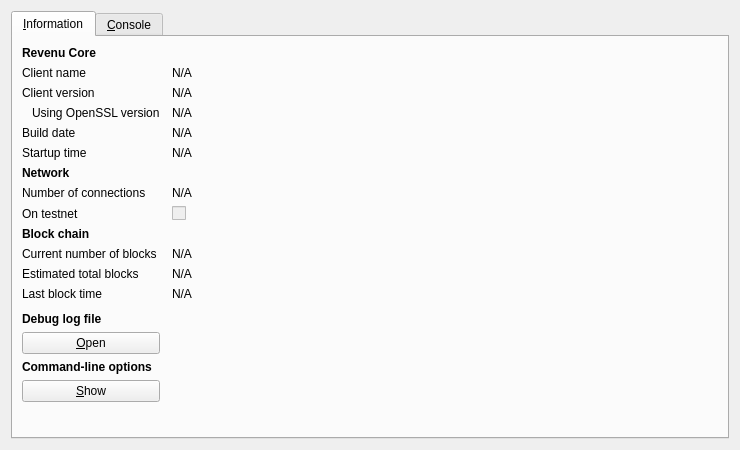
<?xml version="1.0" encoding="UTF-8"?>
<ui version="4.0">
 <class>RPCConsole</class>
 <widget class="QDialog" name="RPCConsole">
  <property name="geometry">
   <rect>
    <x>0</x>
    <y>0</y>
    <width>740</width>
    <height>450</height>
   </rect>
  </property>
  <property name="windowTitle">
   <string>Revenu - Debug window</string>
  </property>
  <layout class="QVBoxLayout" name="verticalLayout_2">
   <item>
    <widget class="QTabWidget" name="tabWidget">
     <property name="currentIndex">
      <number>0</number>
     </property>
     <widget class="QWidget" name="tab_info">
      <attribute name="title">
       <string>&amp;Information</string>
      </attribute>
      <layout class="QGridLayout" name="gridLayout" columnstretch="0,1">
       <property name="horizontalSpacing">
        <number>12</number>
       </property>
       <item row="0" column="0">
        <widget class="QLabel" name="label_9">
         <property name="font">
          <font>
           <weight>75</weight>
           <bold>true</bold>
          </font>
         </property>
         <property name="text">
          <string>Revenu Core</string>
         </property>
        </widget>
       </item>
       <item row="1" column="0">
        <widget class="QLabel" name="label_5">
         <property name="text">
          <string>Client name</string>
         </property>
        </widget>
       </item>
       <item row="1" column="1">
        <widget class="QLabel" name="clientName">
         <property name="cursor">
          <cursorShape>IBeamCursor</cursorShape>
         </property>
         <property name="text">
          <string>N/A</string>
         </property>
         <property name="textFormat">
          <enum>Qt::PlainText</enum>
         </property>
         <property name="textInteractionFlags">
          <set>Qt::LinksAccessibleByMouse|Qt::TextSelectableByKeyboard|Qt::TextSelectableByMouse</set>
         </property>
        </widget>
       </item>
       <item row="2" column="0">
        <widget class="QLabel" name="label_6">
         <property name="text">
          <string>Client version</string>
         </property>
        </widget>
       </item>
       <item row="2" column="1">
        <widget class="QLabel" name="clientVersion">
         <property name="cursor">
          <cursorShape>IBeamCursor</cursorShape>
         </property>
         <property name="text">
          <string>N/A</string>
         </property>
         <property name="textFormat">
          <enum>Qt::PlainText</enum>
         </property>
         <property name="textInteractionFlags">
          <set>Qt::LinksAccessibleByMouse|Qt::TextSelectableByKeyboard|Qt::TextSelectableByMouse</set>
         </property>
        </widget>
       </item>
       <item row="3" column="0">
        <widget class="QLabel" name="label_14">
         <property name="text">
          <string>Using OpenSSL version</string>
         </property>
         <property name="indent">
          <number>10</number>
         </property>
        </widget>
       </item>
       <item row="3" column="1">
        <widget class="QLabel" name="openSSLVersion">
         <property name="cursor">
          <cursorShape>IBeamCursor</cursorShape>
         </property>
         <property name="text">
          <string>N/A</string>
         </property>
         <property name="textFormat">
          <enum>Qt::PlainText</enum>
         </property>
         <property name="textInteractionFlags">
          <set>Qt::LinksAccessibleByMouse|Qt::TextSelectableByKeyboard|Qt::TextSelectableByMouse</set>
         </property>
        </widget>
       </item>
       <item row="4" column="0">
        <widget class="QLabel" name="label_12">
         <property name="text">
          <string>Build date</string>
         </property>
        </widget>
       </item>
       <item row="4" column="1">
        <widget class="QLabel" name="buildDate">
         <property name="cursor">
          <cursorShape>IBeamCursor</cursorShape>
         </property>
         <property name="text">
          <string>N/A</string>
         </property>
         <property name="textFormat">
          <enum>Qt::PlainText</enum>
         </property>
         <property name="textInteractionFlags">
          <set>Qt::LinksAccessibleByMouse|Qt::TextSelectableByKeyboard|Qt::TextSelectableByMouse</set>
         </property>
        </widget>
       </item>
       <item row="5" column="0">
        <widget class="QLabel" name="label_13">
         <property name="text">
          <string>Startup time</string>
         </property>
        </widget>
       </item>
       <item row="5" column="1">
        <widget class="QLabel" name="startupTime">
         <property name="cursor">
          <cursorShape>IBeamCursor</cursorShape>
         </property>
         <property name="text">
          <string>N/A</string>
         </property>
         <property name="textFormat">
          <enum>Qt::PlainText</enum>
         </property>
         <property name="textInteractionFlags">
          <set>Qt::LinksAccessibleByMouse|Qt::TextSelectableByKeyboard|Qt::TextSelectableByMouse</set>
         </property>
        </widget>
       </item>
       <item row="6" column="0">
        <widget class="QLabel" name="label_11">
         <property name="font">
          <font>
           <weight>75</weight>
           <bold>true</bold>
          </font>
         </property>
         <property name="text">
          <string>Network</string>
         </property>
        </widget>
       </item>
       <item row="7" column="0">
        <widget class="QLabel" name="label_7">
         <property name="text">
          <string>Number of connections</string>
         </property>
        </widget>
       </item>
       <item row="7" column="1">
        <widget class="QLabel" name="numberOfConnections">
         <property name="cursor">
          <cursorShape>IBeamCursor</cursorShape>
         </property>
         <property name="text">
          <string>N/A</string>
         </property>
         <property name="textFormat">
          <enum>Qt::PlainText</enum>
         </property>
         <property name="textInteractionFlags">
          <set>Qt::LinksAccessibleByMouse|Qt::TextSelectableByKeyboard|Qt::TextSelectableByMouse</set>
         </property>
        </widget>
       </item>
       <item row="8" column="0">
        <widget class="QLabel" name="label_8">
         <property name="text">
          <string>On testnet</string>
         </property>
        </widget>
       </item>
       <item row="8" column="1">
        <widget class="QCheckBox" name="isTestNet">
         <property name="enabled">
          <bool>false</bool>
         </property>
         <property name="text">
          <string/>
         </property>
        </widget>
       </item>
       <item row="9" column="0">
        <widget class="QLabel" name="label_10">
         <property name="font">
          <font>
           <weight>75</weight>
           <bold>true</bold>
          </font>
         </property>
         <property name="text">
          <string>Block chain</string>
         </property>
        </widget>
       </item>
       <item row="10" column="0">
        <widget class="QLabel" name="label_3">
         <property name="text">
          <string>Current number of blocks</string>
         </property>
        </widget>
       </item>
       <item row="10" column="1">
        <widget class="QLabel" name="numberOfBlocks">
         <property name="cursor">
          <cursorShape>IBeamCursor</cursorShape>
         </property>
         <property name="text">
          <string>N/A</string>
         </property>
         <property name="textFormat">
          <enum>Qt::PlainText</enum>
         </property>
         <property name="textInteractionFlags">
          <set>Qt::LinksAccessibleByMouse|Qt::TextSelectableByKeyboard|Qt::TextSelectableByMouse</set>
         </property>
        </widget>
       </item>
       <item row="11" column="0">
        <widget class="QLabel" name="label_4">
         <property name="text">
          <string>Estimated total blocks</string>
         </property>
        </widget>
       </item>
       <item row="11" column="1">
        <widget class="QLabel" name="totalBlocks">
         <property name="cursor">
          <cursorShape>IBeamCursor</cursorShape>
         </property>
         <property name="text">
          <string>N/A</string>
         </property>
         <property name="textFormat">
          <enum>Qt::PlainText</enum>
         </property>
         <property name="textInteractionFlags">
          <set>Qt::LinksAccessibleByMouse|Qt::TextSelectableByKeyboard|Qt::TextSelectableByMouse</set>
         </property>
        </widget>
       </item>
       <item row="12" column="0">
        <widget class="QLabel" name="label_2">
         <property name="text">
          <string>Last block time</string>
         </property>
        </widget>
       </item>
       <item row="12" column="1">
        <widget class="QLabel" name="lastBlockTime">
         <property name="cursor">
          <cursorShape>IBeamCursor</cursorShape>
         </property>
         <property name="text">
          <string>N/A</string>
         </property>
         <property name="textFormat">
          <enum>Qt::PlainText</enum>
         </property>
         <property name="textInteractionFlags">
          <set>Qt::LinksAccessibleByMouse|Qt::TextSelectableByKeyboard|Qt::TextSelectableByMouse</set>
         </property>
        </widget>
       </item>
       <item row="13" column="0">
        <spacer name="verticalSpacer_2">
         <property name="orientation">
          <enum>Qt::Vertical</enum>
         </property>
         <property name="sizeHint" stdset="0">
          <size>
           <width>20</width>
           <height>20</height>
          </size>
         </property>
        </spacer>
       </item>
       <item row="14" column="0">
        <widget class="QLabel" name="labelDebugLogfile">
         <property name="font">
          <font>
           <weight>75</weight>
           <bold>true</bold>
          </font>
         </property>
         <property name="text">
          <string>Debug log file</string>
         </property>
        </widget>
       </item>
       <item row="15" column="0">
        <widget class="QPushButton" name="openDebugLogfileButton">
         <property name="toolTip">
          <string>Open the Revenu debug log file from the current data directory. This can take a few seconds for large log files.</string>
         </property>
         <property name="text">
          <string>&amp;Open</string>
         </property>
         <property name="autoDefault">
          <bool>false</bool>
         </property>
        </widget>
       </item>
       <item row="16" column="0">
        <widget class="QLabel" name="labelCLOptions">
         <property name="font">
          <font>
           <weight>75</weight>
           <bold>true</bold>
          </font>
         </property>
         <property name="text">
          <string>Command-line options</string>
         </property>
        </widget>
       </item>
       <item row="17" column="0">
        <widget class="QPushButton" name="showCLOptionsButton">
         <property name="toolTip">
          <string>Show the Revenu-Qt help message to get a list with possible Revenu command-line options.</string>
         </property>
         <property name="text">
          <string>&amp;Show</string>
         </property>
         <property name="autoDefault">
          <bool>false</bool>
         </property>
        </widget>
       </item>
       <item row="18" column="0">
        <spacer name="verticalSpacer">
         <property name="orientation">
          <enum>Qt::Vertical</enum>
         </property>
         <property name="sizeHint" stdset="0">
          <size>
           <width>20</width>
           <height>40</height>
          </size>
         </property>
        </spacer>
       </item>
      </layout>
     </widget>
     <widget class="QWidget" name="tab_console">
      <attribute name="title">
       <string>&amp;Console</string>
      </attribute>
      <layout class="QVBoxLayout" name="verticalLayout_3">
       <property name="spacing">
        <number>3</number>
       </property>
       <item>
        <widget class="QTextEdit" name="messagesWidget">
         <property name="minimumSize">
          <size>
           <width>0</width>
           <height>100</height>
          </size>
         </property>
         <property name="readOnly">
          <bool>true</bool>
         </property>
         <property name="tabKeyNavigation" stdset="0">
          <bool>false</bool>
         </property>
         <property name="columnCount" stdset="0">
          <number>2</number>
         </property>
        </widget>
       </item>
       <item>
        <layout class="QHBoxLayout" name="horizontalLayout">
         <property name="spacing">
          <number>3</number>
         </property>
         <item>
          <widget class="QLabel" name="label">
           <property name="text">
            <string notr="true">&gt;</string>
           </property>
          </widget>
         </item>
         <item>
          <widget class="QLineEdit" name="lineEdit"/>
         </item>
         <item>
          <widget class="QPushButton" name="clearButton">
           <property name="maximumSize">
            <size>
             <width>24</width>
             <height>24</height>
            </size>
           </property>
           <property name="toolTip">
            <string>Clear console</string>
           </property>
           <property name="text">
            <string/>
           </property>
           <property name="icon">
            <iconset resource="../bitcoin.qrc">
             <normaloff>:/icons/remove</normaloff>:/icons/remove</iconset>
           </property>
           <property name="shortcut">
            <string notr="true">Ctrl+L</string>
           </property>
           <property name="autoDefault">
            <bool>false</bool>
           </property>
          </widget>
         </item>
        </layout>
       </item>
      </layout>
     </widget>
    </widget>
   </item>
  </layout>
 </widget>
 <resources>
  <include location="../bitcoin.qrc"/>
 </resources>
 <connections/>
</ui>
